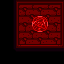

This is a level from a 2D game, rendered from its Tiled map with the project's own tilesets. A one-line summary and the complete map file follow:
An orthogonal 4x4 tile map with 16x16 px tiles, 3 tile layers (Back, Back2, Paths), 3 tilesets and 1 object (TileData).

<map version="1.10" tiledversion="1.10.2" orientation="orthogonal" renderorder="right-down" width="4" height="4" tilewidth="16" tileheight="16" infinite="0" nextlayerid="7" nextobjectid="3">
 <tileset firstgid="1" name="OMEGAlinc.UndergroundShopsCave_Tiles" tilewidth="16" tileheight="16" tilecount="55" columns="11">
  <image source="OMEGAlinc.UndergroundShopsCave_Tiles.png" trans="000000" width="176" height="80" />
 </tileset>
 <tileset firstgid="56" name=".paths" tilewidth="16" tileheight="16" tilecount="64" columns="4">
  <image source=".paths.png" trans="000000" width="64" height="256" />
 </tileset>
 <tileset firstgid="120" name=".spring_Shadows" tilewidth="16" tileheight="16" tilecount="475" columns="19">
  <image source=".spring_Shadows.png" trans="000000" width="304" height="400" />
 </tileset>
 <layer id="2" name="Back" width="4" height="4">
  <data encoding="csv">
0,31,32,33,
0,42,43,44,
0,53,54,55,
0,0,0,0
</data>
 </layer>
 <layer id="6" name="Back2" width="4" height="4">
  <data encoding="csv">
278,0,0,0,
278,0,52,0,
297,0,0,0,
316,317,318,318
</data>
 </layer>
 <layer id="3" name="Paths" width="4" height="4">
  <data encoding="csv">
0,0,0,0,
0,0,64,0,
0,0,0,0,
0,0,0,0
</data>
 </layer>
 <objectgroup id="4" name="Back">
  <object id="2" name="TileData" x="32" y="16" width="16" height="16">
   <properties>
    <property name="TouchAction" value="MagicWarp OMEGAlinc.CSExpanded_UndergroundDungeon 9 12" />
   </properties>
  </object>
 </objectgroup>
</map>
